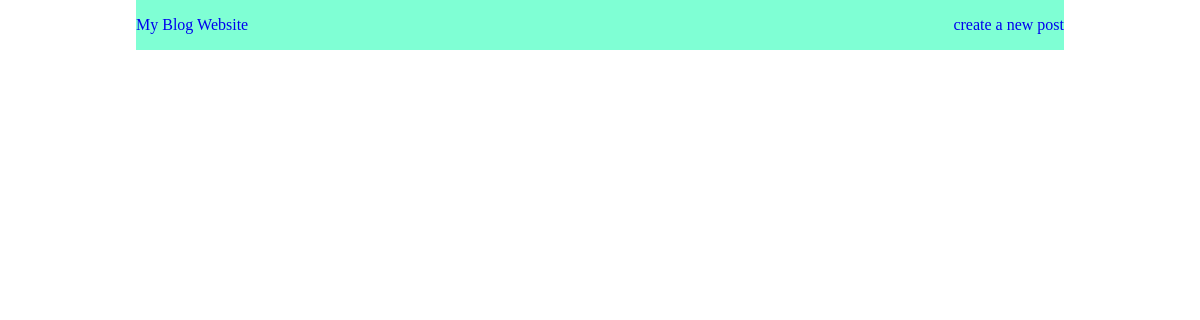
/post/121, run on an earlier commit of the app's database.
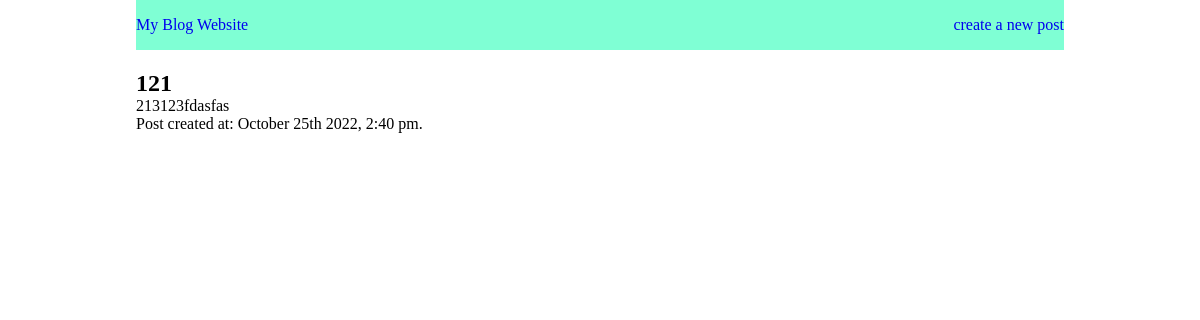
And on a later commit of the database.
### blog.py (models this page shows)
class Post(db.Model):
    id = db.Column(db.Integer, primary_key=True)
    title = db.Column(db.String, nullable=False)
    content = db.Column(db.String, nullable=False)
    date_posted = db.Column(db.DateTime, default=datetime.utcnow, nullable=False)
    user_id = db.Column(db.Integer, nullable=False)

### blog.py (the view)
@app.route('/post/<title>')
def get_post(title):
    post = Post.query.filter(Post.title.like(f'%{title}%')).order_by(Post.id.desc()).all()
    if post is None:
        return "no post is found"
    return render_template('get_post.html', post_details=post)

### templates/get_post.html (shortened to what this page needs)
<!DOCTYPE html>
<html lang="en">
<head>
    <link rel= "stylesheet" type= "text/css" href= "{{ url_for('static',filename='style.css')}}">
</head>
<body>
    <div class="container">
        <nav>
            <a href="/homepage">My Blog Website</a>
            <a href="/create_post">create a new post </a>
        </nav>
        <main>
            <section>
                {% for post in post_details %}
                <article>
                <h2>{{post.title}}</h2>
                <p>{{post.content}}</p>
                <p>Post created at: {{ moment(post.date_posted).format('MMMM Do YYYY, h:mm a') }}.</p>
                </article>
                {% endfor %}
            </section>
        </main>
    </div>
</body>
</html>

What changed in the data, as far as the page shows it:
added Post: title "121", content "213123fdasfas", date_posted "October 25th 2022, 2:40 pm"
